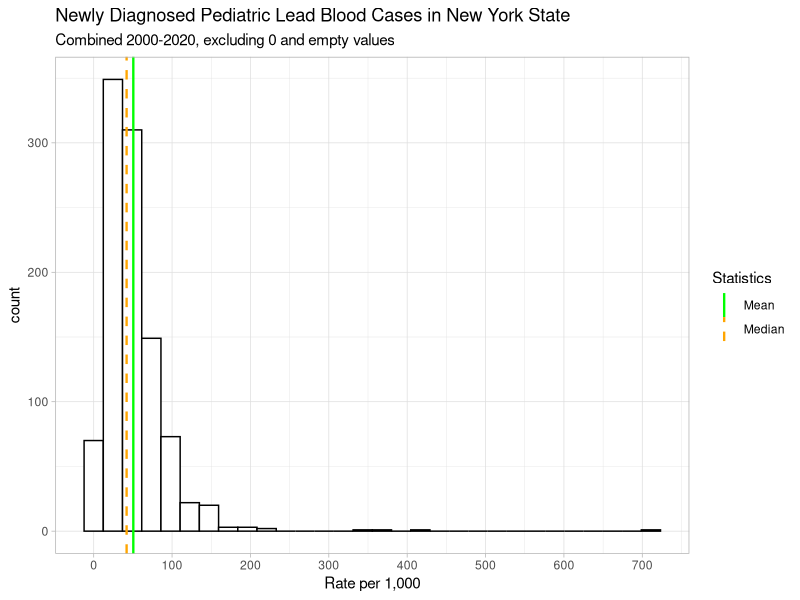
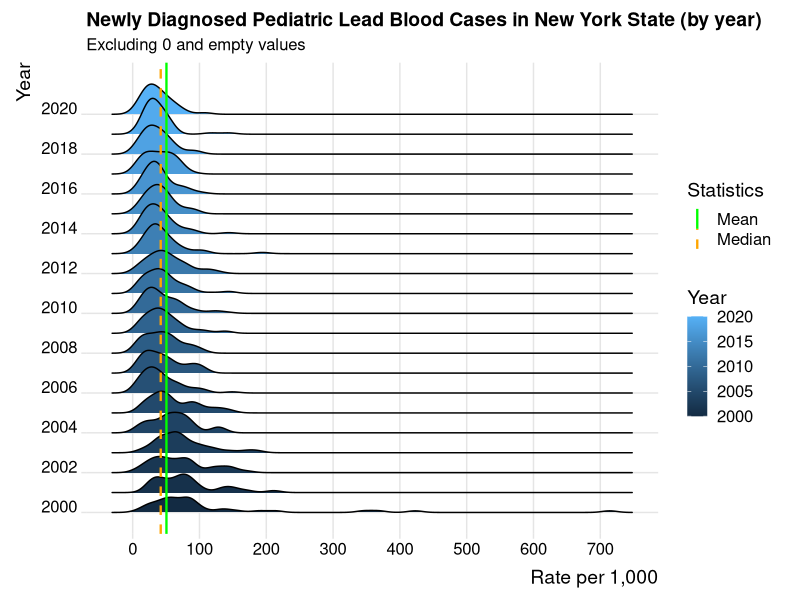
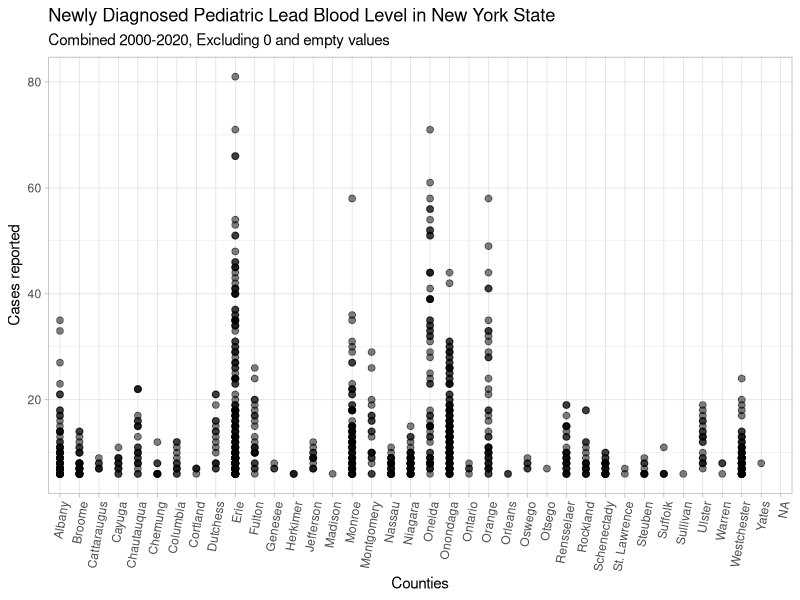
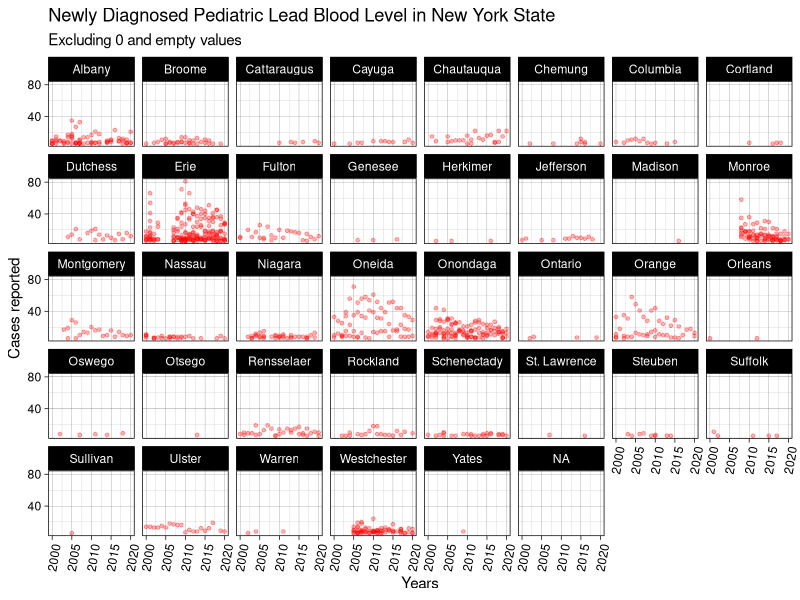

Source code (R) for these figures, in order:
## ---- chunk 1

knitr::opts_chunk$set(echo = TRUE, warning = FALSE, message = FALSE)

## ---- chunk 2

# First, let's set up the work directory and 

setwd("/Users/clincoln/Desktop/vtpeh-6270")
getwd()

# In the background, let's load some packages
library(ggplot2)
library(dplyr)
library(knitr)
library(kableExtra)

# make sure the data loads in correctly
data_lead <- 
  read.csv("Childhood_Blood_Lead_Testing_and_Elevated_Incidence_by_Zip_Code__Beginning_2000_20260205.csv")

head(data_lead)
colnames(data_lead)
summary(data_lead)

# Some of these data are classed as integers, when they should be categories
data_lead$County.Code <- as.character(data_lead$County.Code)
data_lead$Zip <- as.character(data_lead$Zip)

# And vice-versa
data_lead$Tests <- as.numeric(data_lead$Tests)
data_lead$Less.than.5.mcg.dL <- as.numeric(data_lead$Less.than.5.mcg.dL)

# And now, let's check!
summary(data_lead)

# It looks ... weird still. 
# There are a few rows that the math doesn't quite make sense. For example:

data_lead[15659,]

## ---- chunk 3
# So from the data set, I want to use: county, county code, year, ZIP code, 
# number of tests performed, percentage, and rate per 1,000
# Before I go in and change the names, I'm going back to the data source to 
# double check that my re-names are in alignment with the codebook.

# Renaming all my columns to be consistent. NOTE: Percent needs to be 
# "New_Case_Percentage," since these ONLY count newly diagnosed children who 
# had a positive blood Pb level.

data_lead_tidy <- data_lead 

data_lead_tidy <- data_lead %>%
  select(-"Less.than.5.mcg.dL", -"X5.10.mcg.dL",
         -"X10...15.mcg.dL", -"X15...mcg.dL")

data_lead_tidy <- data_lead_tidy %>% 
  rename("County_Code" = "County.Code",
         "Total_Elevated_Blood_Levels" = "Total.Elevated.Blood.Levels.",
         "New_Case_Percentage" = "Percent",
         "Rate_per_1000" = "Rate.per.1.000",
         "ZIP_Location" = "Zip.Code.Location",
         "County_Location" = "County.Location")

# Thank god, this was painful lets do a summary!
head(data_lead_tidy)
summary(data_lead_tidy)

# I have to make a new table with the data variables, types, and classes.
str(data_lead_tidy)
data_lead_vars <- data.frame(
  Variable = c("County", 
               "County_Code",
               "Year",
               "Zip",
               "Tests",
               "Total_Elevated_Blood_Levels",
               "New_Case_Percentage",
               "Rate_per_1000",
               "ZIP_Location",
               "County_Location"),
  Type = c("Categorical",
           "Categorical",
           "Discrete",
           "Categorical",
           "Discrete",
           "Continuous",
           "Continuous",
           "Continuous",
           "Categorical",
           "Categorical"),
  Class = c("Character",
            "Character",
            "Integer",
            "Character",
            "Numeric",
            "Integer",
            "Numeric",
            "Integer",
            "Character",
            "Character")
)
## ---- chunk 4
# And this should show my table
kbl(data_lead_tidy[1:5,], booktabs = T,
caption = "A preview of the data that I have cleaned.
      Note that this is only the first 5 responses.") %>%
  kable_styling(latex_options = c("striped", "scale_down"))

kbl(data_lead_vars[1:10,], booktabs = T,
    caption = "Table with all the variables by their class and type") %>%
  kable_styling(latex_options = c("striped", "scale_down"))
## ---- chunk 5
# The first time I made this histogram, I had a lot of 0 values that was skewing 
# my data. I'm going to need a subset that excludes this.
table(data_lead_tidy$Rate_per_1000)

# Subset for non-0 data
non0rate_data <- data_lead_tidy[
  data_lead_tidy$Rate_per_1000 > 0,]

table(non0rate_data$Rate_per_1000)

# First let's get the stats
histomin <- min(na.omit(non0rate_data$Rate_per_1000))
histomax <- max(na.omit(non0rate_data$Rate_per_1000))
mean_val   <- mean(non0rate_data$Rate_per_1000, na.rm = TRUE)
median_val <- median(non0rate_data$Rate_per_1000, na.rm = TRUE)

# plot it with the mean and median dashed lines
ggplot(non0rate_data, mapping = aes(x = Rate_per_1000))+
  geom_histogram(color ="black", fill= "white")+
  scale_x_continuous(breaks = seq(0,histomax, 100))+
  scale_y_continuous(breaks = seq(0,400, by =100))+
  geom_vline(aes(xintercept = mean_val, color = "Mean"),
             linewidth = 0.8, linetype = "solid")+
  geom_vline(aes(xintercept = median_val, color = "Median"),
             linewidth = 0.8, linetype = "dashed")+
  scale_color_manual(name = "Statistics",
                     values = c("Mean" = "green", "Median" = "orange"))+
  labs(title = "Newly Diagnosed Pediatric Lead Blood Cases in New York State",
       subtitle ="Combined 2000-2020, excluding 0 and empty values",
       x = "Rate per 1,000")+
  theme_light()


# I feel like this could be better displayed as a set of density ridges
library(ggridges)
ggplot(non0rate_data, mapping = aes(x = Rate_per_1000,
                                    y = Year,
                                    group = Year,
                                    fill = Year))+
  geom_density_ridges()+
  scale_x_continuous(breaks = seq(0,histomax, 100))+
  scale_y_continuous(breaks = seq(2000,2020, by =2))+
  geom_vline(aes(xintercept = mean_val, color = "Mean"),
             linewidth = 0.8, linetype = "solid")+
  geom_vline(aes(xintercept = median_val, color = "Median"),
             linewidth = 0.8, linetype = "dashed")+
  scale_color_manual(name = "Statistics",
                     values = c("Mean" = "green", "Median" = "orange"))+
  labs(title = 
         "Newly Diagnosed Pediatric Lead Blood Cases in New York State (by year)",
       subtitle =
         "Excluding 0 and empty values",
       x = 
         "Rate per 1,000")+
  theme_ridges()


## ---- chunk 6

ggplot(non0rate_data, mapping = aes(x = County,
                                    y = Total_Elevated_Blood_Levels))+
  geom_point(alpha = 0.5, color ="black", size= 2)+
  scale_y_continuous()+
  labs(title = "Newly Diagnosed Pediatric Lead Blood Level in New York State",
       subtitle ="Combined 2000-2020, Excluding 0 and empty values",
       x = "Counties",
       y = "Cases reported")+
  theme_light()+
  theme(axis.text.x = element_text(angle = 80, hjust = 1))

# And as a facet?
ggplot(non0rate_data, mapping = aes(x = Year, y = Total_Elevated_Blood_Levels))+
  geom_point(alpha = 0.3, color ="red", size= 1)+
  scale_y_continuous(breaks = seq(0,80, by =40))+
  labs(title = "Newly Diagnosed Pediatric Lead Blood Level in New York State",
       subtitle ="Excluding 0 and empty values",
       x = "Years",
       y = "Cases reported")+
  theme_linedraw()+
  theme(axis.text.x = element_text(angle = 80, hjust = 1))+
  facet_wrap(County ~., ncol = 8)
